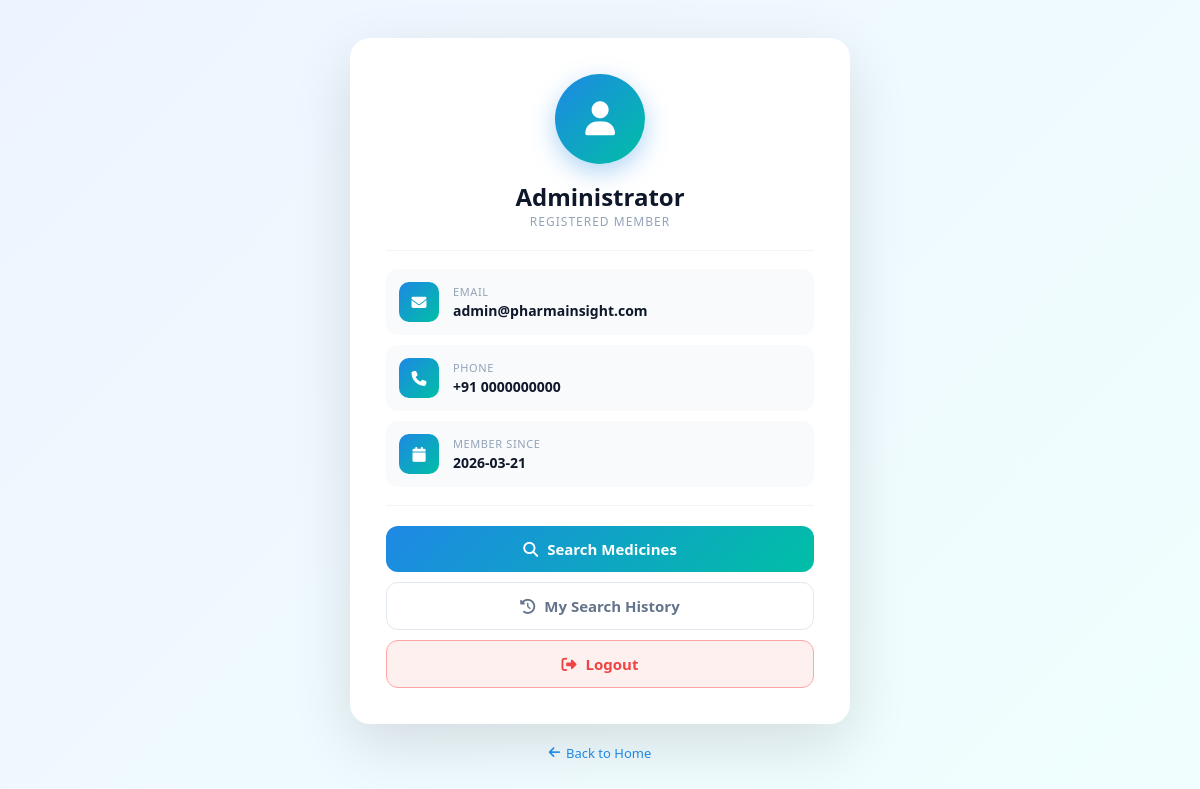
The app's page /account (signed in) with its own data.
### tables this page shows
CREATE TABLE users (
            id INTEGER PRIMARY KEY AUTOINCREMENT,
            name VARCHAR(100),
            email VARCHAR(150) UNIQUE,
            phone VARCHAR(15),
            password VARCHAR(255),
            created_at DATETIME DEFAULT CURRENT_TIMESTAMP
        , is_admin INTEGER DEFAULT 0, language TEXT DEFAULT 'en');

### routes/account.py (the view)
@account_bp.route("/account")
def account():
    if "user_id" not in session:
        return redirect(url_for("auth.login"))
    conn = get_db()
    user = conn.execute(
        "SELECT name, email, phone, created_at FROM users WHERE id=?",
        (session["user_id"],)
    ).fetchone()
    conn.close()
    return render_template("account.html", user=user)

### database.py (called while the page is built)
def get_db():
    conn = sqlite3.connect(DB_NAME)
    conn.row_factory = sqlite3.Row
    conn.execute("PRAGMA foreign_keys = ON")
    return conn

### templates/account.html (shortened to what this page needs)
<!DOCTYPE html>
<html lang="en">
<head>
<link rel="stylesheet" href="https://cdnjs.cloudflare.com/ajax/libs/font-awesome/6.5.0/css/all.min.css">
</head>
<body>
<div class="wrap">
  <div class="card">
    <div class="avatar"><i class="fa fa-user"></i></div>
    <div class="name">{{ user["name"] if user else "Unknown" }}</div>
    <div class="role">Registered Member</div>
    <div class="divider"></div>
    <div class="info-item">
      <div class="info-icon"><i class="fa fa-envelope"></i></div>
      <div>
        <div class="info-label">Email</div>
        <div class="info-value">{{ user["email"] if user else "—" }}</div>
      </div>
    </div>
    <div class="info-item">
      <div class="info-icon"><i class="fa fa-phone"></i></div>
      <div>
        <div class="info-label">Phone</div>
        <div class="info-value {% if not user or not user['phone'] %}muted{% endif %}">
          {{ user["phone"] if (user and user["phone"]) else "Not provided" }}
        </div>
      </div>
    </div>
    <div class="info-item">
      <div class="info-icon"><i class="fa fa-calendar"></i></div>
      <div>
        <div class="info-label">Member Since</div>
        <div class="info-value {% if not user or not user['created_at'] %}muted{% endif %}">
          {{ user["created_at"][:10] if (user and user["created_at"]) else "Unknown" }}
        </div>
      </div>
    </div>
    <div class="divider"></div>
    <div class="actions">
      <a href="/search" class="btn btn-primary"><i class="fa fa-search"></i> Search Medicines</a>
      <a href="/history" class="btn btn-outline"><i class="fa fa-clock-rotate-left"></i> My Search History</a>
      <a href="/logout" class="btn btn-danger"><i class="fa fa-sign-out-alt"></i> Logout</a>
    </div>
  </div>
  <div class="back"><a href="/"><i class="fa fa-arrow-left"></i> Back to Home</a></div>
</div>
</body>
</html>

### templates/account.html (style rules this page uses)
* { margin:0;padding:0;box-sizing:border-box;font-family:'Segoe UI',sans-serif; }
body { background:linear-gradient(135deg,#eef4ff,#f0fffe);min-height:100vh;display:flex;align-items:center;justify-content:center;padding:30px 20px; }
.wrap { width:100%;max-width:500px; }
.card { background:#fff;border-radius:20px;padding:36px;box-shadow:0 20px 60px rgba(0,0,0,.12); }
.avatar { width:90px;height:90px;background:linear-gradient(135deg,#1e88e5,#00bfa5);border-radius:50%;display:flex;align-items:center;justify-content:center;font-size:34px;color:#fff;margin:0 auto 16px;box-shadow:0 8px 24px rgba(30,136,229,.35); }
.name { font-size:24px;font-weight:700;text-align:center;color:#0f172a; }
.role { font-size:12px;text-transform:uppercase;letter-spacing:1px;color:#94a3b8;text-align:center;margin-bottom:20px; }
.divider { height:1px;background:#f1f5f9;margin:18px 0; }
.info-item { display:flex;align-items:center;gap:14px;padding:13px;background:#f8fafc;border-radius:12px;margin-bottom:10px;transition:.2s; }
.info-icon { width:40px;height:40px;background:linear-gradient(135deg,#1e88e5,#00bfa5);border-radius:10px;display:flex;align-items:center;justify-content:center;color:#fff;font-size:15px;flex-shrink:0; }
.info-label { font-size:11px;text-transform:uppercase;letter-spacing:.6px;color:#94a3b8;margin-bottom:2px; }
.info-value { font-size:14px;font-weight:600;color:#0f172a; }
.actions { display:flex;flex-direction:column;gap:10px;margin-top:20px; }
.btn { display:flex;align-items:center;justify-content:center;gap:9px;padding:13px;border-radius:12px;font-size:15px;font-weight:600;cursor:pointer;transition:.3s;text-decoration:none;border:none;width:100%; }
.btn-primary { background:linear-gradient(135deg,#1e88e5,#00bfa5);color:#fff; }
.btn-outline { background:#fff;color:#64748b;border:1.5px solid #e2e8f0; }
.btn-danger { background:#fff0f0;color:#ef4444;border:1.5px solid #fca5a5; }
.back { text-align:center;margin-top:16px; }
.back a { color:#1e88e5;text-decoration:none;font-size:13px;display:inline-flex;align-items:center;gap:6px; }

### records on screen
users: name "Administrator", email "admin@pharmainsight.com", phone "+91 0000000000", created_at "2026-03-21"
